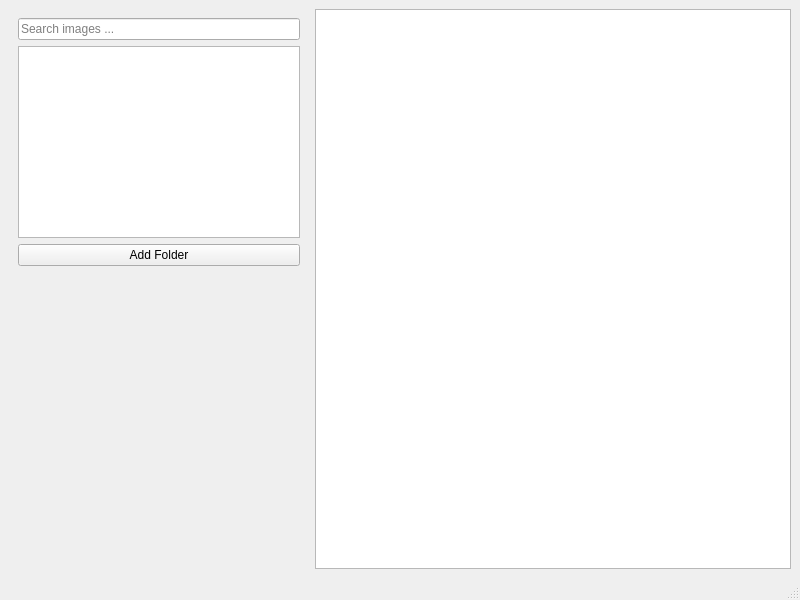
<?xml version="1.0" encoding="UTF-8"?>
<ui version="4.0">
 <class>MainWindow</class>
 <widget class="QMainWindow" name="MainWindow">
  <property name="geometry">
   <rect>
    <x>0</x>
    <y>0</y>
    <width>800</width>
    <height>600</height>
   </rect>
  </property>
  <property name="windowTitle">
   <string>MainWindow</string>
  </property>
  <widget class="QWidget" name="centralwidget">
   <property name="sizePolicy">
    <sizepolicy hsizetype="Preferred" vsizetype="Preferred">
     <horstretch>0</horstretch>
     <verstretch>0</verstretch>
    </sizepolicy>
   </property>
   <layout class="QHBoxLayout" name="horizontalLayout">
    <item alignment="Qt::AlignmentFlag::AlignTop">
     <widget class="QWidget" name="widget" native="true">
      <property name="sizePolicy">
       <sizepolicy hsizetype="Preferred" vsizetype="Expanding">
        <horstretch>0</horstretch>
        <verstretch>0</verstretch>
       </sizepolicy>
      </property>
      <property name="minimumSize">
       <size>
        <width>0</width>
        <height>0</height>
       </size>
      </property>
      <property name="maximumSize">
       <size>
        <width>300</width>
        <height>16777215</height>
       </size>
      </property>
      <property name="baseSize">
       <size>
        <width>0</width>
        <height>0</height>
       </size>
      </property>
      <layout class="QVBoxLayout" name="verticalLayout">
       <item>
        <widget class="QLineEdit" name="searchInput">
         <property name="placeholderText">
          <string>Search images ...</string>
         </property>
        </widget>
       </item>
       <item>
        <widget class="QListView" name="folderList"/>
       </item>
       <item>
        <widget class="QPushButton" name="addFolderButton">
         <property name="sizePolicy">
          <sizepolicy hsizetype="Preferred" vsizetype="Fixed">
           <horstretch>0</horstretch>
           <verstretch>0</verstretch>
          </sizepolicy>
         </property>
         <property name="text">
          <string>Add Folder</string>
         </property>
        </widget>
       </item>
      </layout>
     </widget>
    </item>
    <item>
     <widget class="QListView" name="imageListView"/>
    </item>
   </layout>
  </widget>
  <widget class="QMenuBar" name="menubar">
   <property name="geometry">
    <rect>
     <x>0</x>
     <y>0</y>
     <width>800</width>
     <height>24</height>
    </rect>
   </property>
  </widget>
  <widget class="QStatusBar" name="statusbar"/>
 </widget>
 <resources/>
 <connections/>
</ui>
